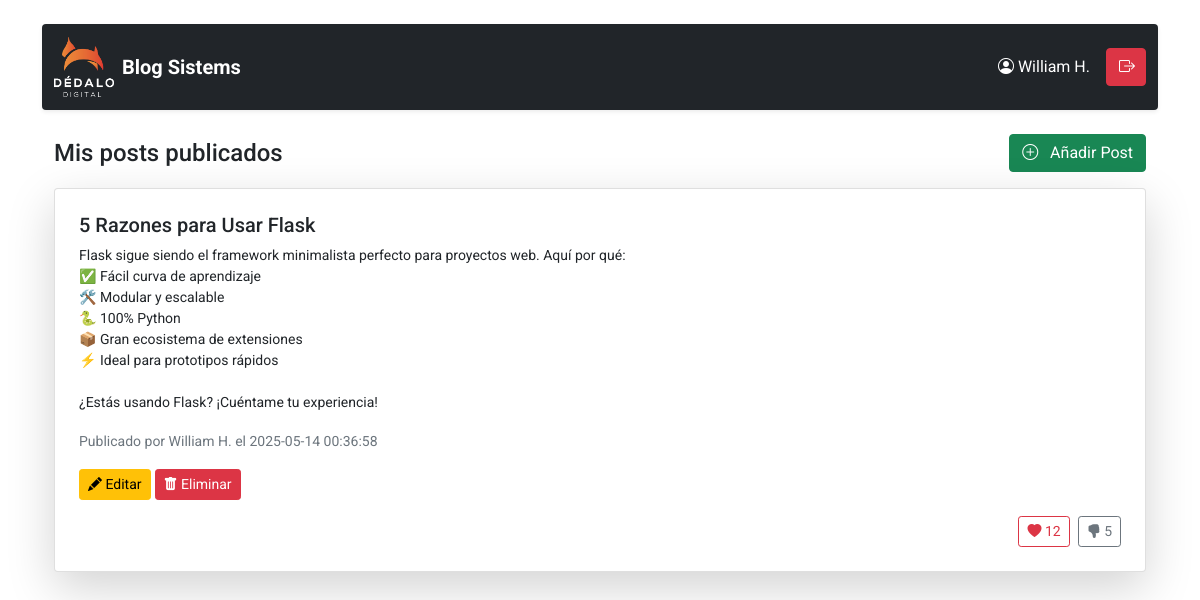
The page /dashboard (signed in) on the database as committed earlier.
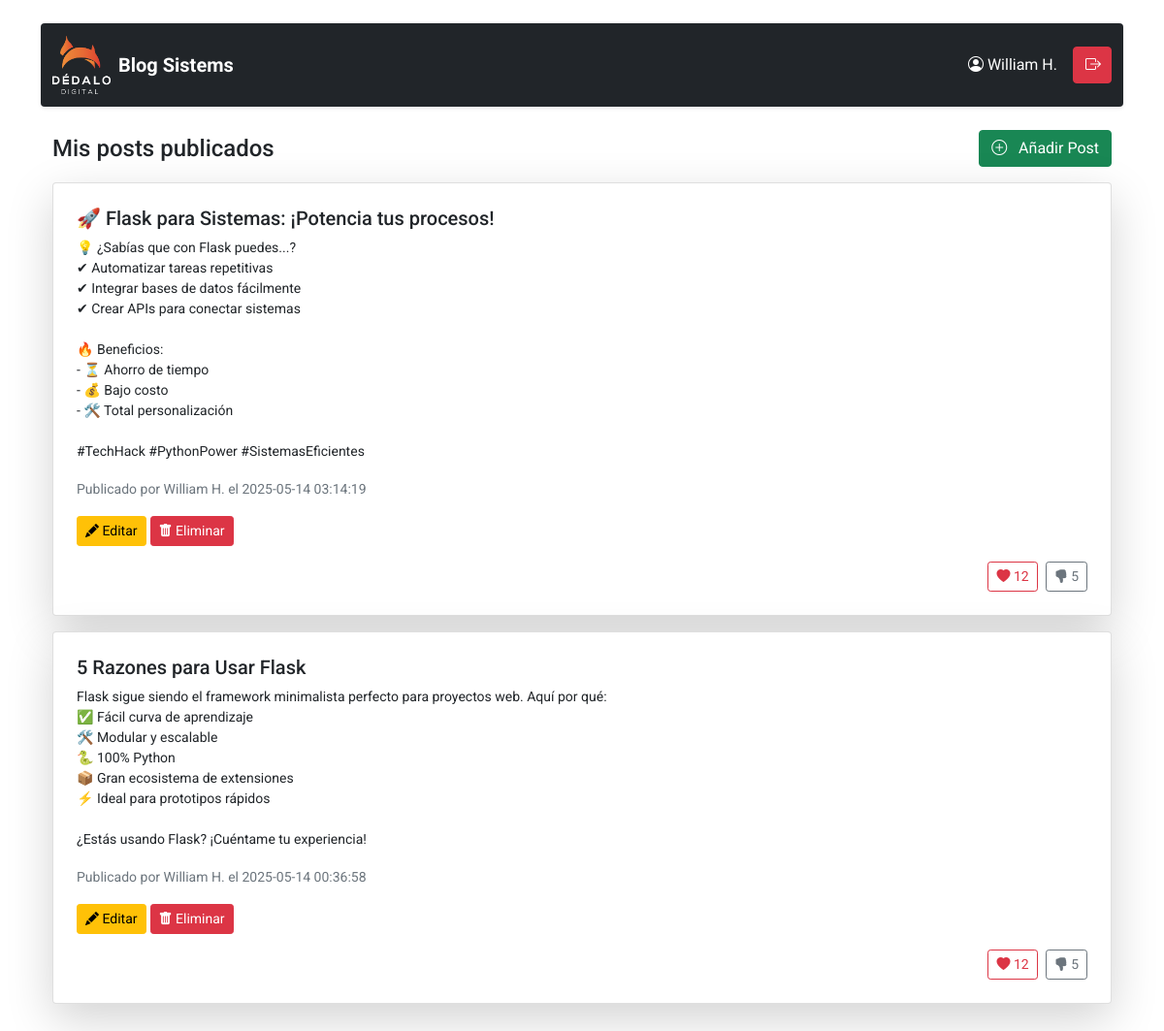
The same page on the database as committed later.
### tables this page shows
CREATE TABLE posts (
            id INTEGER PRIMARY KEY AUTOINCREMENT,
            title TEXT NOT NULL,
            content TEXT NOT NULL,
            user_id INTEGER NOT NULL,
            created_at TIMESTAMP DEFAULT CURRENT_TIMESTAMP,
            FOREIGN KEY (user_id) REFERENCES users (id)
        );

CREATE TABLE users (
            id INTEGER PRIMARY KEY AUTOINCREMENT,
            username TEXT NOT NULL UNIQUE,
            password_hash TEXT NOT NULL,
            created_at TIMESTAMP DEFAULT CURRENT_TIMESTAMP
        );

### app.py (the view)
@app.route('/dashboard')
@login_required
def dashboard():
    conn = get_db_connection()
    posts = conn.execute('''
        SELECT posts.*, users.username
        FROM posts
        JOIN users ON posts.user_id = users.id
        WHERE posts.user_id = ?
        ORDER BY posts.created_at DESC
    ''', (current_user.id,)).fetchall()
    conn.close()
    return render_template('dashboard.html', username=current_user.username, posts=posts)

### app.py (called while the page is built)
def get_db_connection():
    conn = sqlite3.connect('blog.db')
    conn.row_factory = sqlite3.Row
    return conn

@login_manager.user_loader
def load_user(user_id):
    return User.get_by_id(user_id)

    @staticmethod
    def get_by_id(id):
        conn = get_db_connection()
        user = conn.execute('SELECT * FROM users WHERE id = ?', (id,)).fetchone()
        conn.close()
        if user:
            return User(user['id'], user['username'], user['password_hash'])
        return None

### templates/dashboard.html (shortened to what this page needs)
{% extends 'base.html' %}
{% block content %}
<nav class="navbar navbar-expand-lg navbar-dark bg-dark mb-4 shadow-sm rounded">
    <div class="container-fluid">
        <a class="navbar-brand d-flex align-items-center" href="#">
            <img src="{{ url_for('static', filename='logo.png') }}" alt="Logo" width="60" height="60"
                class="d-inline-block align-text-top me-2">
            <strong> Blog Sistems</strong>
        </a>
        {% if current_user.is_authenticated %}
        <div class="ms-auto d-flex align-items-center">
            <span class="text-white me-3">
                <i class="bi bi-person-circle me-1"></i>{{ current_user.username }}
            </span>
            <a href="{{ url_for('logout') }}" class="btn btn-danger btn-logout"
                onclick="return confirm('¿Está seguro de cerrar sesión?')">
                <i class="bi bi-box-arrow-right"></i><span>Cerrar sesión</span>
            </a>
        </div>
        {% endif %}
    </div>
</nav>
<div class="container">
    <div class="d-flex justify-content-between align-items-center mb-3">
        <h4 class="mb-0">Mis posts publicados</h4>
        <a href="{{ url_for('create_post') }}" class="btn btn-success">
            <i class="bi bi-plus-circle me-2"></i> Añadir Post
        </a>
    </div>
    {% for post in posts %}
    <div class="card mb-3 shadow-lg p-2">
        <div class="card-body">
            <h5 class="card-title font-weight-bold">{{ post['title'] }}</h5>
            <p class="card-text small" style="white-space: pre-line;">{{ post['content'] }}</p>
            <p class="text-muted">
                <small>Publicado por {{ post['username'] }} el {{ post['created_at'] }}</small>
            </p>
            {% if post['user_id'] == current_user.id %}
            <a href="{{ url_for('edit_post', post_id=post['id']) }}" class="btn btn-sm btn-warning">
                <i class="bi bi-pencil-fill"></i> Editar
            </a>
            <a href="{{ url_for('delete_post', post_id=post['id']) }}" class="btn btn-sm btn-danger"
                onclick="return confirm('¿Eliminar este post?')">
                <i class="bi bi-trash-fill"></i> Eliminar
            </a>
            {% endif %}
            <div class="d-flex justify-content-end mt-3">
                <button class="btn btn-sm btn-outline-danger me-2" id="like-{{ post['id'] }}">
                    <i class="bi bi-heart-fill"></i> <span id="like-count-{{ post['id'] }}">12</span>
                </button>
                <button class="btn btn-sm btn-outline-secondary" id="dislike-{{ post['id'] }}">
                    <i class="bi bi-hand-thumbs-down-fill"></i> <span id="dislike-count-{{ post['id'] }}">5</span>
                </button>
            </div>
        </div>
    </div>
    {% else %}
    <p class="text-muted">No hay publicaciones aún.</p>
    {% endfor %}
    {% endblock %}

Rows that differ between the two databases and show on the page:
added posts: title "🚀 Flask para Sistemas: ¡Potencia tus procesos!", content "💡 ¿Sabías que con Flask puedes...? ✔ Automatizar tareas repetitivas ✔ Integrar bases de datos fácilmente ✔ Crear APIs para conectar sistemas 🔥 Beneficios: - ⏳ Ahorro de tiempo - 💰 Bajo costo - 🛠️ Total personalización #TechHack #PythonPower #SistemasEficientes", username "William H.", created_at "2025-05-14 03:14:19"
